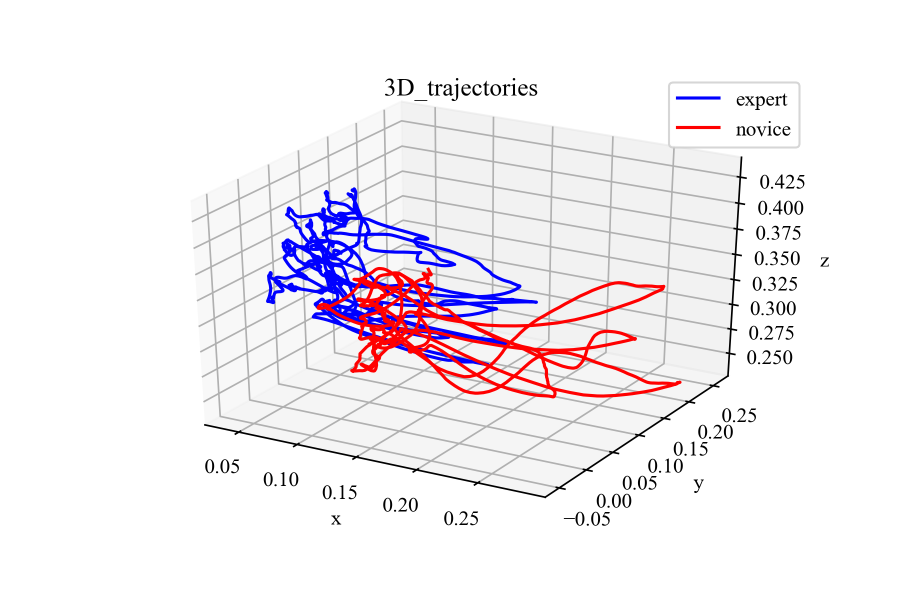
#> input picture kinematic_analysis/trajectory_plot/3D trajectories of left hand of expert and novice surgeon.png, 1800 x 1200 px (shown at 1/2 size)
$ python images_stitch.py
#> lines starting #> are read from the running program, lines starting #| are printed output that depends on the picture
#!/usr/bin/env python3
"""
Stitch two trajectory images side by side and save the result.
"""
from __future__ import annotations

from pathlib import Path

from PIL import Image

# Image dimensions (pixels)
IMG_HEIGHT: int = 1200
IMG_WIDTH: int = 1800
_SEP_WIDTH: int = 10  # white separator strip between images

IMAGE_LIST: list[str] = [
    "3D trajectories of left hand of expert and novice surgeon.png",
    "3D trajectories of right hand of expert and novice surgeon.png",
]
OUTPUT_FILE: str = "image_stitch.jpg"


def main() -> None:
    target_width = 2 * IMG_WIDTH + _SEP_WIDTH
    canvas = Image.new("RGB", (target_width, IMG_HEIGHT))
#> canvas: PIL image 3610x1200 RGB; every value is 0

    left = 0
    for count, image_name in enumerate(IMAGE_LIST):
        canvas.paste(Image.open(image_name), (left, 0, left + IMG_WIDTH, IMG_HEIGHT))
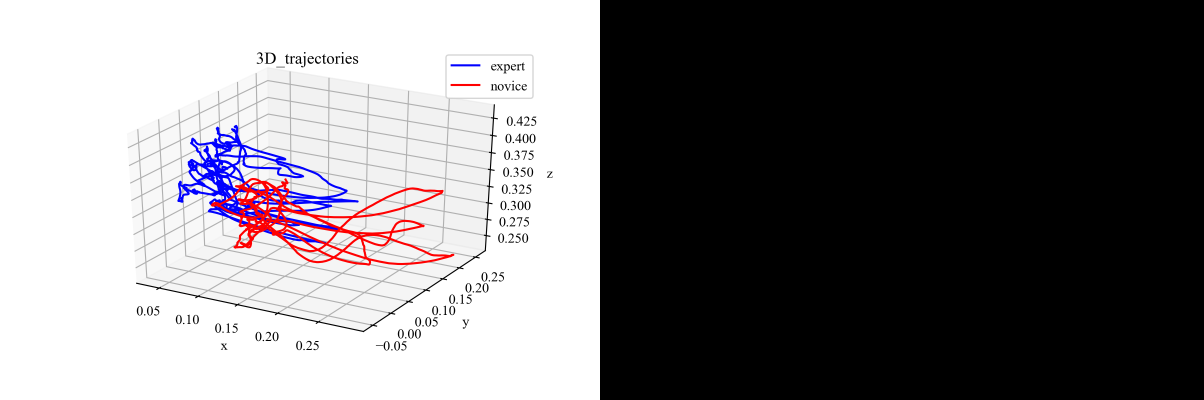
#> canvas: PIL image 3610x1200 RGB (shown at 1/3 size); mean R, G, B 121.3, 119.1, 121.2
        left += IMG_WIDTH
        canvas.paste((255, 255, 255), (left, 0, left + _SEP_WIDTH, IMG_HEIGHT))
        if count >= 1:
            break
        left += _SEP_WIDTH
#> pass 2 of the loop in main, `for count, image_name in enumerate(IMAGE_LIST):`:
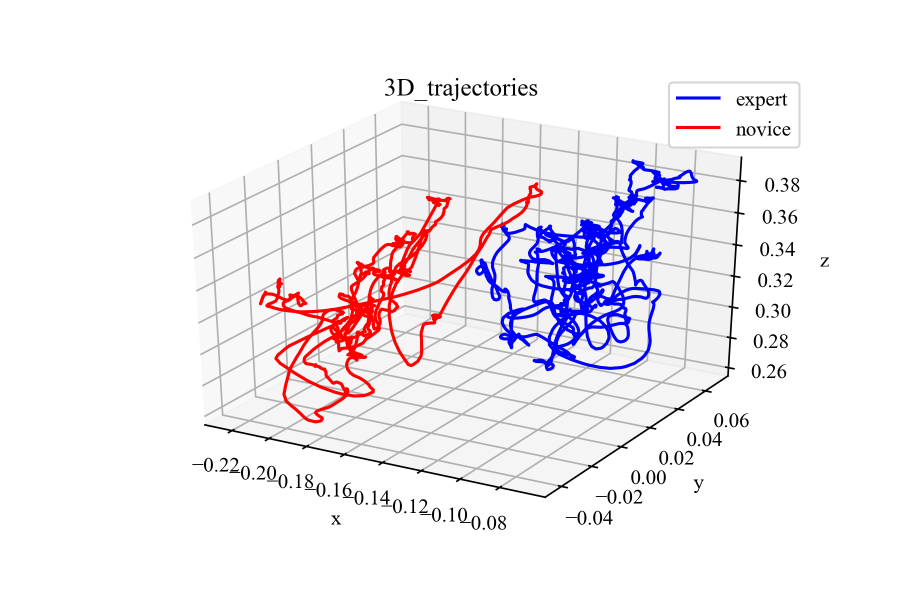
#> input picture kinematic_analysis/trajectory_plot/3D trajectories of right hand of expert and novice surgeon.png, 1800 x 1200 px (shown at 1/2 size)
#> in main, `canvas.paste(Image.open(image_name), (left, 0, left + IMG_WIDTH, IMG_H..`:
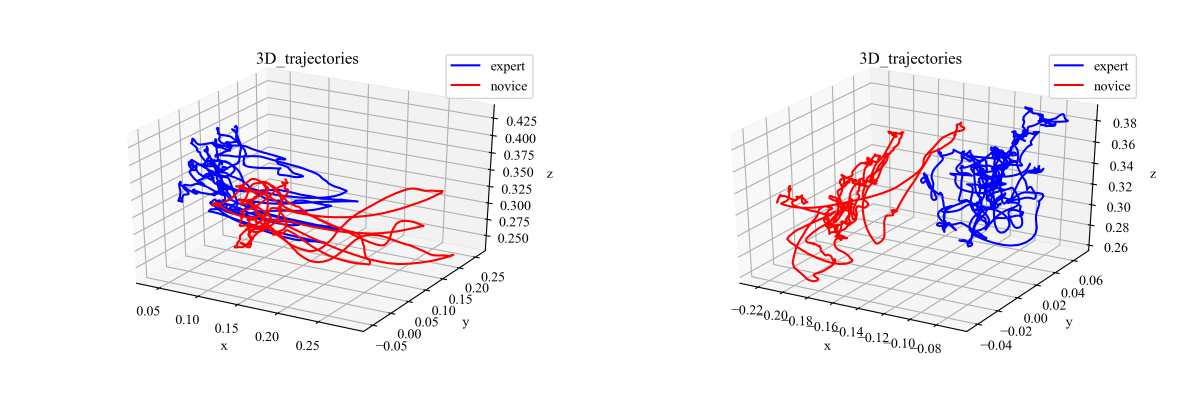
#> canvas: PIL image 3610x1200 RGB (shown at 1/3 size); mean R, G, B 242.7, 238.6, 243.4

    canvas.save(OUTPUT_FILE, quality=100)


if __name__ == "__main__":
    main()
